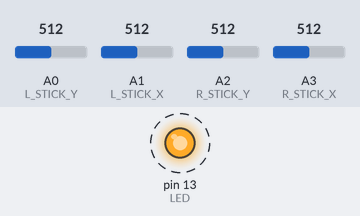
A sketch run on a simulated Arduino Uno, built with avr-gcc and run on an emulated ATmega328P. Shown: output pins drawn as LEDs (lit = HIGH). Dashed ring = blinking. The test bench sets the inputs (shaded band); at power-on: A0 (L_STICK_Y) = 512, A1 (L_STICK_X) = 512, A2 (R_STICK_Y) = 512, A3 (R_STICK_X) = 512. What the sketch prints to the serial monitor is not drawn.

Above: at 0.8 s.
Timing chart, 0 to 4.9 s (numbered marks = the images above):
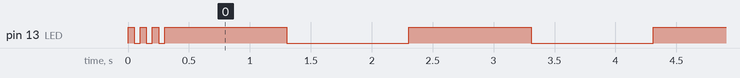

The sketch:

ground_station.ino
```cpp
#include <SoftwareSerial.h>

#define DEBUG 1
#if DEBUG == 1
#define debug(x) Serial.print(x)
#define debugln(x) Serial.println(x)
#else
#define debug(x)
#define debugln(x)
#endif

#define L_STICK_X A1
#define L_STICK_Y A0
#define R_STICK_X A3
#define R_STICK_Y A2
#define LED 13

SoftwareSerial HC12(10, 11); // HC-12 TX Pin, HC-12 RX Pin

int l_x;
int l_y;
int r_x;
int r_y;

int l_x_new;
int l_y_new;
int r_x_new;
int r_y_new;

int delta_l_x;
int delta_l_y;
int delta_r_x;
int delta_r_y;

int sensitivity = 2;
bool led;
int flashRate = 1000; // milliseconds
unsigned long timer;

void setup()
{
  Serial.begin(9600);
  HC12.begin(9600);

  pinMode(LED, OUTPUT);
  pinMode(L_STICK_X, INPUT);
  pinMode(L_STICK_Y, INPUT);
  pinMode(R_STICK_X, INPUT);
  pinMode(R_STICK_Y, INPUT);

  for(int i = 0; i < 3; i++)
  {
    digitalWrite(LED, HIGH);
    delay(50);
    digitalWrite(LED, LOW);
    delay(50);
  }

  digitalWrite(LED, HIGH);
  led = true;
  timer =  millis();
}

void loop()
{
  checkTimer();

  l_x_new = map(analogRead(L_STICK_X), 0, 1023, 0, 128);
  l_y_new = map(analogRead(L_STICK_Y), 0, 1023, 0, 128);
  r_x_new = map(analogRead(R_STICK_X), 0, 1023, 0, 128);
  r_y_new = map(analogRead(R_STICK_Y), 0, 1023, 0, 128);

  delta_l_x = abs(l_x - l_x_new);
  delta_l_y = abs(l_y - l_y_new);
  delta_r_x = abs(r_x - r_x_new);
  delta_r_y = abs(r_y - r_y_new);

  // If a change is detected in the joysticks
  if(delta_l_x > sensitivity)
  {
    l_x = l_x_new;
    HC12.write('z');
    HC12.write(l_x);
    HC12.write('\n');

    debug('z');
    debug(l_x);
    debug('\n');
  }

  if(delta_l_y > sensitivity)
  {
    l_y = l_y_new;
    HC12.write('p');
    HC12.write(l_y);
    HC12.write('\n');

    debug('p');
    debug(l_y);
    debug('\n');
  }

  if(delta_r_x > sensitivity)
  {
    r_x = r_x_new;
    HC12.write('x');
    HC12.write(r_x);
    HC12.write('\n');

    debug('x');
    debug(r_x);
    debug('\n');
  }

  if(delta_r_y > sensitivity)
  {
    r_y = r_y_new;
    HC12.write('y');
    HC12.write(r_y);
    HC12.write('\n');

    debug('y');
    debug(r_y);
    debug('\n');
  }

  delay(10);
}

void checkTimer()
{
  long currentTime = millis();
  long timeElapsed = currentTime - timer;
  if(timeElapsed > flashRate)
  {
      if(led)
      {
        digitalWrite(LED, LOW);
      }
      else
      {
        digitalWrite(LED, HIGH);
      }
      led = !led;
      timer = currentTime;
  }
}
```
